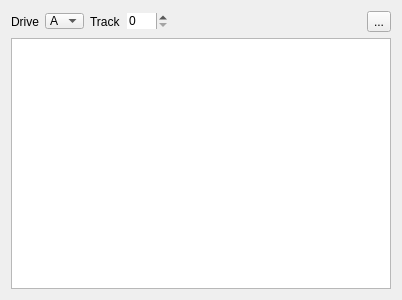
<?xml version="1.0" encoding="UTF-8"?>
<ui version="4.0">
 <class>FDDDump</class>
 <widget class="QWidget" name="FDDDump">
  <property name="geometry">
   <rect>
    <x>0</x>
    <y>0</y>
    <width>400</width>
    <height>300</height>
   </rect>
  </property>
  <property name="windowTitle">
   <string>Form</string>
  </property>
  <layout class="QVBoxLayout" name="verticalLayout">
   <item>
    <layout class="QHBoxLayout" name="horizontalLayout_8">
     <item>
      <widget class="QLabel" name="label_69">
       <property name="text">
        <string>Drive</string>
       </property>
      </widget>
     </item>
     <item>
      <widget class="QComboBox" name="cbDrive">
       <property name="maximumSize">
        <size>
         <width>16777215</width>
         <height>16</height>
        </size>
       </property>
       <item>
        <property name="text">
         <string>A</string>
        </property>
       </item>
       <item>
        <property name="text">
         <string>B</string>
        </property>
       </item>
       <item>
        <property name="text">
         <string>C</string>
        </property>
       </item>
       <item>
        <property name="text">
         <string>D</string>
        </property>
       </item>
      </widget>
     </item>
     <item>
      <widget class="QLabel" name="label_70">
       <property name="text">
        <string>Track</string>
       </property>
      </widget>
     </item>
     <item>
      <widget class="QSpinBox" name="sbTrack">
       <property name="maximumSize">
        <size>
         <width>16777215</width>
         <height>16</height>
        </size>
       </property>
       <property name="frame">
        <bool>false</bool>
       </property>
       <property name="maximum">
        <number>166</number>
       </property>
      </widget>
     </item>
     <item>
      <spacer name="horizontalSpacer_6">
       <property name="orientation">
        <enum>Qt::Horizontal</enum>
       </property>
       <property name="sizeHint" stdset="0">
        <size>
         <width>40</width>
         <height>20</height>
        </size>
       </property>
      </spacer>
     </item>
     <item>
      <widget class="QToolButton" name="tbTarget">
       <property name="text">
        <string>...</string>
       </property>
       <property name="icon">
        <iconset resource="../../xpeccy.qrc">
         <normaloff>:/images/target.png</normaloff>:/images/target.png</iconset>
       </property>
      </widget>
     </item>
    </layout>
   </item>
   <item>
    <widget class="xDiskDump" name="tabDiskDump">
     <property name="minimumSize">
      <size>
       <width>380</width>
       <height>250</height>
      </size>
     </property>
     <property name="selectionMode">
      <enum>QAbstractItemView::SingleSelection</enum>
     </property>
     <property name="showGrid">
      <bool>false</bool>
     </property>
     <attribute name="horizontalHeaderVisible">
      <bool>false</bool>
     </attribute>
     <attribute name="horizontalHeaderMinimumSectionSize">
      <number>30</number>
     </attribute>
     <attribute name="horizontalHeaderDefaultSectionSize">
      <number>30</number>
     </attribute>
     <attribute name="verticalHeaderVisible">
      <bool>false</bool>
     </attribute>
     <attribute name="verticalHeaderDefaultSectionSize">
      <number>21</number>
     </attribute>
    </widget>
   </item>
  </layout>
 </widget>
 <customwidgets>
  <customwidget>
   <class>xDiskDump</class>
   <extends>QTableView</extends>
   <header location="global">stdlib.h</header>
  </customwidget>
 </customwidgets>
 <resources>
  <include location="../../xpeccy.qrc"/>
 </resources>
 <connections/>
</ui>
